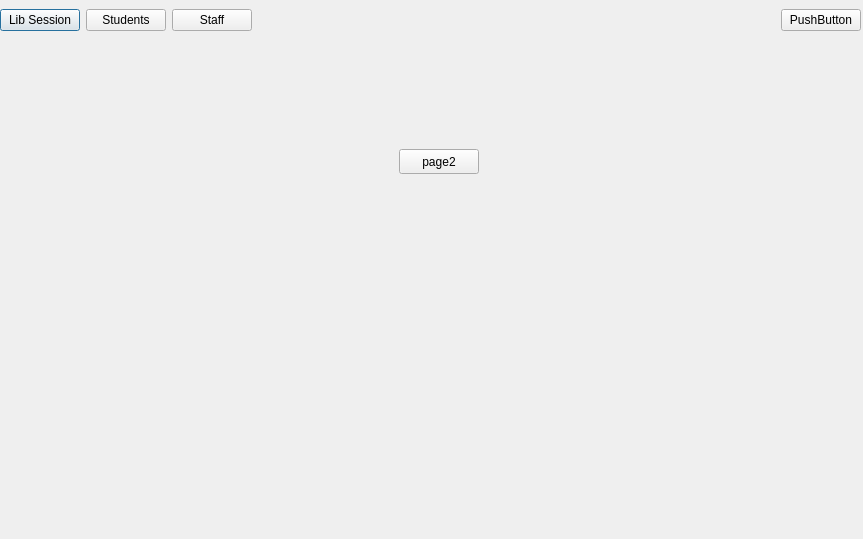
<?xml version="1.0" encoding="UTF-8"?>
<ui version="4.0">
 <class>Dialog</class>
 <widget class="QDialog" name="Dialog">
  <property name="geometry">
   <rect>
    <x>0</x>
    <y>0</y>
    <width>863</width>
    <height>539</height>
   </rect>
  </property>
  <property name="windowTitle">
   <string>Dialog</string>
  </property>
  <widget class="QWidget" name="horizontalLayoutWidget">
   <property name="geometry">
    <rect>
     <x>0</x>
     <y>0</y>
     <width>861</width>
     <height>41</height>
    </rect>
   </property>
   <layout class="QHBoxLayout" name="horizontalLayout">
    <item>
     <widget class="QPushButton" name="pushButton">
      <property name="text">
       <string>Lib Session</string>
      </property>
     </widget>
    </item>
    <item>
     <widget class="QPushButton" name="pushButton_2">
      <property name="text">
       <string>Students</string>
      </property>
     </widget>
    </item>
    <item>
     <widget class="QPushButton" name="pushButton_3">
      <property name="text">
       <string>Staff</string>
      </property>
     </widget>
    </item>
    <item>
     <spacer name="horizontalSpacer">
      <property name="orientation">
       <enum>Qt::Horizontal</enum>
      </property>
      <property name="sizeHint" stdset="0">
       <size>
        <width>40</width>
        <height>20</height>
       </size>
      </property>
     </spacer>
    </item>
    <item>
     <widget class="QPushButton" name="pushButton_4">
      <property name="text">
       <string>PushButton</string>
      </property>
     </widget>
    </item>
   </layout>
  </widget>
  <widget class="QStackedWidget" name="stackedWidget">
   <property name="geometry">
    <rect>
     <x>-1</x>
     <y>49</y>
     <width>861</width>
     <height>491</height>
    </rect>
   </property>
   <property name="currentIndex">
    <number>1</number>
   </property>
   <widget class="QWidget" name="pgLibSession"/>
   <widget class="QWidget" name="pgStudents">
    <widget class="QPushButton" name="pushButton_6">
     <property name="geometry">
      <rect>
       <x>400</x>
       <y>100</y>
       <width>80</width>
       <height>25</height>
      </rect>
     </property>
     <property name="text">
      <string>page2</string>
     </property>
    </widget>
   </widget>
   <widget class="QWidget" name="pgStaff"/>
  </widget>
 </widget>
 <resources/>
 <connections/>
</ui>
